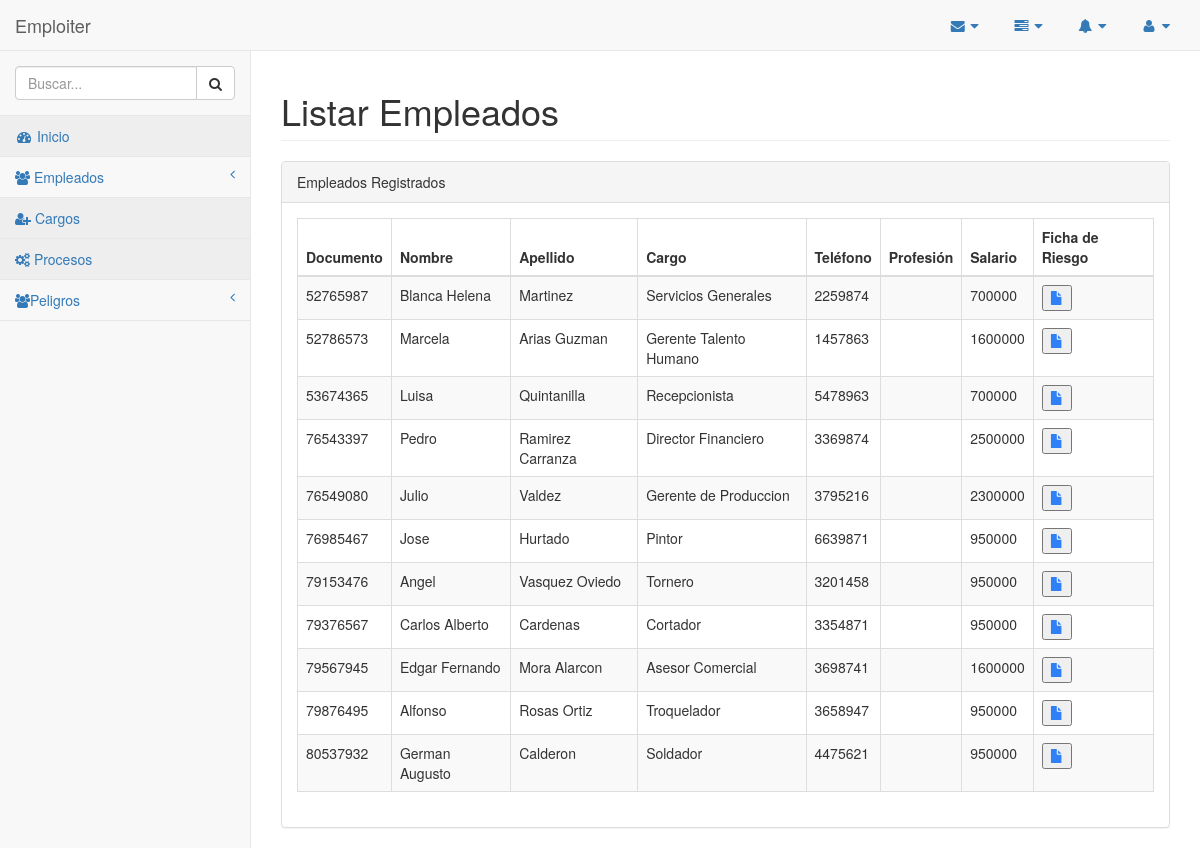
/ctrEmpleado/listarEmpleados, run on an earlier commit of the app's database.
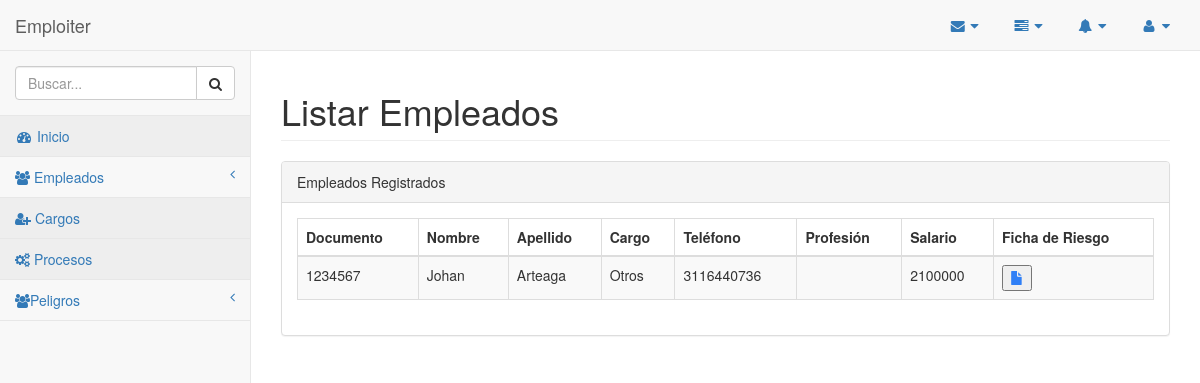
And on a later commit of the database.
### tables this page shows
CREATE TABLE `tbl_empleados` (
  `documento` varchar(20) NOT NULL,
  `id_cargo` int(11) NOT NULL,
  `id_profesion` int(11) NOT NULL,
  `nombre` varchar(40) NOT NULL,
  `apellido` varchar(40) NOT NULL,
  `direccion` varchar(50) NOT NULL,
  `telefono` varchar(30) NOT NULL
);

CREATE TABLE `tbl_cargos` (
  `id_cargo` int(11) NOT NULL,
  `nombre` varchar(50) NOT NULL,
  `salario` double NOT NULL
);

### application/core/controller.php (called while the page is built, shortened)
<?php
class Controller
{
    public $db = null;
    private function openDatabaseConnection()
    {
        $options = array(PDO::ATTR_DEFAULT_FETCH_MODE => PDO::FETCH_ASSOC, PDO::ATTR_ERRMODE => PDO::ERRMODE_WARNING);
        $this->db = new PDO(DB_TYPE . ':host=' . DB_HOST . ';dbname=' . DB_NAME . ';charset=' . DB_CHARSET, DB_USER, DB_PASS, $options);
    }
    public function loadModel($nombreModel)
    {
        return new $nombreModel($this->db);
    }
}

### application/controller/ctrEmpleado.php (called while the page is built, shortened)
<?php
class ctrEmpleado extends Controller
{
private $mdlEmpleado;
	function __construct()
	{
		$this->mdlEmpleado = $this->loadModel("mdlEmpleado");
	}
	public function listarEmpleados(){
		$empleados = $this->mdlEmpleado->listarEmpleados();
		require APP. 'view/_templates/header.php';
		require APP. 'view/empleado/listarEmpleados.php';
		require APP. 'view/_templates/footer.php';
	}
}

### public/index.php (called while the page is built, shortened)
<?php
require APP . 'core/application.php';
require APP . 'core/controller.php';
$app = new Application();

### application/model/mdlEmpleado.php (called while the page is built, shortened)
<?php
class mdlEmpleado
{
    private $db;
    function __construct($db)
    {
        try {
            $this->db = $db;
        } catch (PDOException $e) {
            exit('Database connection could not be established.');
        }
    }
    public function listarEmpleados(){
        $sql = "CALL SP_ListarEmpleados()";
        $query = $this->db->prepare($sql);
        $query->execute();
        return $query->fetchAll();
    }
}

### application/view/empleado/listarEmpleados.php (the view, shortened to what this page needs)
    <div id="page-wrapper">
        <div class="row">
            <div class="col-lg-12">
                <h1 class="page-header">Listar Empleados</h1>
            </div>
        </div>
        <div class="row">
            <div class="col-lg-12">
                <div class="panel panel-default">
                    <div class="panel-heading">
                        Empleados Registrados
                    </div>
                    <div class="panel-body">
                        <div class="dataTable_wrapper">
                            <table width="100%" class="table table-striped table-bordered table-hover" id="dataTables-example">
                                <thead>
                                    <tr>
                                        <th>Documento</th>
                                        <th>Nombre</th>
                                        <th>Apellido</th>
                                        <th>Cargo</th>
                                        <th>Teléfono</th>
                                        <th>Profesión</th>
                                        <th>Salario</th>
                                        <th>Ficha de Riesgo</th>
                                    </tr>
                                </thead>
                                <tbody>
                                <?php foreach ($empleados as $empleado): ?>
                                <tr>
                                    <td><?= $empleado['documento'] ?></td>
                                    <td><?= $empleado['nombre'] ?></td>
                                    <td><?= $empleado['apellido'] ?></td>
                                    <td><?= $empleado['nombre_Cargo'] ?></td>
                                    <td><?= $empleado['telefono'] ?></td>
                                    <td><?= $empleado['profesion'] ?></td>
                                    <td><?= $empleado['salario'] ?></td>
                                    <td><button onclick="cargarFichaRiesgo(this)" data-toggle="modal" data-target="#myModal"><span class="glyphicon glyphicon glyphicon-file" style="color:#2F7FF6"></span></button></td>
                                </tr>
                                <?php endforeach ?>
                                </tbody>
                            </table>
                        </div>
                    </div>
                </div>
            </div>
        </div>
    </div>
</div>

### application/core/application.php (shortened to what this page needs)
<?php
class Application
{
    private $url_controller = null;
    private $url_action = null;
    private $url_params = array();
    public function __construct()
    {
        if (!$this->url_controller) {
            require APP . 'controller/home.php';
            $page = new Home();
            $page->index();
        } elseif (file_exists(APP . 'controller/' . $this->url_controller . '.php')) {
            $this->url_controller = new $this->url_controller();
            if (method_exists($this->url_controller, $this->url_action)) {
                if (!empty($this->url_params)) {
                    call_user_func_array(array($this->url_controller, $this->url_action), $this->url_params);
                } else {
                    $this->url_controller->{$this->url_action}();
                }
            }
        } else {
            header('location: ' . URL . 'error');
        }
    }
    private function splitUrl()
    {
        if (isset($_GET['url'])) {
            $url = trim($_GET['url'], '/');
            $url = filter_var($url, FILTER_SANITIZE_URL);
            $url = explode('/', $url);
            $this->url_controller = isset($url[0]) ? $url[0] : null;
            $this->url_action = isset($url[1]) ? $url[1] : null;
            unset($url[0], $url[1]);
            $this->url_params = array_values($url);
        }
    }
}

### application/view/_templates/header.php (shortened to what this page needs)
<!DOCTYPE html>
<html lang="en">
<head>
    <link href="<?php echo URL; ?>bower_components/bootstrap/dist/css/bootstrap.min.css" rel="stylesheet">
    <link href="<?php echo URL; ?>bower_components/metisMenu/dist/metisMenu.min.css" rel="stylesheet">
    <link href="<?php echo URL; ?>css/sb-admin-2.css" rel="stylesheet">
    <link href="<?php echo URL; ?>font-awesome-4.6.3/css/font-awesome.css" rel="stylesheet">
    <link href="<?php echo URL; ?>css/select2.min.css" rel="stylesheet">
    <link href="<?php echo URL; ?>bower_components/font-awesome/css/font-awesome.min.css" rel="stylesheet" type="text/css">
    <link href="<?php echo URL; ?>bower_components/datatables-plugins/integration/bootstrap/3/dataTables.bootstrap.css" rel="stylesheet">
    <link href="<?php echo URL; ?>bower_components/datatables-responsive/css/dataTables.responsive.css" rel="stylesheet">
    </head>
    <body>
        <div id="wrapper">
            <nav class="navbar navbar-default navbar-static-top" role="navigation" style="margin-bottom: 0">
                <div class="navbar-header">
                    <a class="navbar-brand" href="index.html">Emploiter</a>
                </div>
                <ul class="nav navbar-top-links navbar-right">
                    <li class="dropdown">
                        <a class="dropdown-toggle" data-toggle="dropdown" href="#">
                            <i class="fa fa-envelope fa-fw"></i>  <i class="fa fa-caret-down"></i>
                        </a>
                    </li>
                    <li class="dropdown">
                        <a class="dropdown-toggle" data-toggle="dropdown" href="#">
                            <i class="fa fa-tasks fa-fw"></i>  <i class="fa fa-caret-down"></i>
                        </a>
                    </li>
                    <li class="dropdown">
                        <a class="dropdown-toggle" data-toggle="dropdown" href="#">
                            <i class="fa fa-bell fa-fw"></i>  <i class="fa fa-caret-down"></i>
                        </a>
                    </li>
                    <li class="dropdown">
                        <a class="dropdown-toggle" data-toggle="dropdown" href="#">
                            <i class="fa fa-user fa-fw"></i>  <i class="fa fa-caret-down"></i>
                        </a>
                    </li>
                </ul>
                <div class="navbar-default sidebar" role="navigation">
                    <div class="sidebar-nav navbar-collapse">
                        <ul class="nav in" id="side-menu">
                            <li class="sidebar-search">
                                <div class="input-group custom-search-form">
                                    <input type="text" class="form-control" placeholder="Buscar...">
                                    <span class="input-group-btn">
                                        <button class="btn btn-default" type="button">
                                            <i class="fa fa-search"></i>
                                        </button>
                                    </span>
                                </div>
                            </li>
                            <li>
                                <a class="active" href="<?= URL ?>home/index"><i class="fa fa-dashboard fa-fw"></i> Inicio</a>
                            </li>
                            <li>
                                <a href="#"><i class="fa fa-users"></i> Empleados<span class="fa arrow"></span></a>
                            </li>
                            <li>
                                <a class="active" href="<?= URL ?>ctrCargo/registrarCargo"><i class="fa fa-user-plus"></i>  Cargos</a>
                            </li>
                            <li>
                                <a class="active" href="<?= URL ?>ctrProceso/registrarProceso"><i class="fa fa-cogs"></i>  Procesos</a>
                            </li>
                            <li>
                                <a href="#"><i class="fa fa-users"></i>Peligros<span class="fa arrow"></span></a>
                            </li>
                        </ul>
                    </div>
                </div>
            </nav>

### application/view/cargo/contentBox.php (shortened to what this page needs)
<!DOCTYPE html>
<html>
<head>
</head>
<body>
</body>
</html>

### application/view/_templates/footer.php (shortened to what this page needs)
    <?php require APP.'view/Cargo/contentBox.php';?>
</body>
</html>

### public/css/sb-admin-2.css (style rules this page uses)
body { background-color: #f8f8f8; }
#wrapper { width: 100%; }
#page-wrapper { padding: 0 15px; min-height: 568px; background-color: #fff; }
@media (min-width:768px) { #page-wrapper { position: inherit; margin: 0 0 0 250px; padding: 0 30px; border-left: 1px solid #e7e7e7; } }
.navbar-top-links { margin-right: 0; }
.navbar-top-links li { display: inline-block; }
.navbar-top-links li:last-child { margin-right: 15px; }
.navbar-top-links li a { padding: 15px; min-height: 50px; }
.sidebar .sidebar-nav.navbar-collapse { padding-right: 0; padding-left: 0; }
.sidebar .sidebar-search { padding: 15px; }
.sidebar ul li { border-bottom: 1px solid #e7e7e7; }
.sidebar ul li a.active { background-color: #eee; }
.sidebar .arrow { float: right; }
.sidebar .fa.arrow:before { content: "\f104"; }
@media (min-width:768px) { .sidebar { z-index: 1; position: absolute; width: 250px; margin-top: 51px; } }

What changed in the data, as far as the page shows it:
removed tbl_empleados: documento "52765987", nombre "Blanca Helena", apellido "Martinez", id_cargo.nombre "Servicios Generales", telefono "2259874", id_cargo.salario "700000"
removed tbl_empleados: documento "52786573", nombre "Marcela", apellido "Arias Guzman", id_cargo.nombre "Gerente Talento Humano", telefono "1457863", id_cargo.salario "1600000"
removed tbl_empleados: documento "53674365", nombre "Luisa", apellido "Quintanilla", id_cargo.nombre "Recepcionista", telefono "5478963", id_cargo.salario "700000"
removed tbl_empleados: documento "76543397", nombre "Pedro", apellido "Ramirez Carranza", id_cargo.nombre "Director Financiero", telefono "3369874", id_cargo.salario "2500000"
removed tbl_empleados: documento "76549080", nombre "Julio", apellido "Valdez", id_cargo.nombre "Gerente de Produccion", telefono "3795216", id_cargo.salario "2300000"
removed tbl_empleados: documento "76985467", nombre "Jose", apellido "Hurtado", id_cargo.nombre "Pintor", telefono "6639871", id_cargo.salario "950000"
removed tbl_empleados: documento "79153476", nombre "Angel", apellido "Vasquez Oviedo", id_cargo.nombre "Tornero", telefono "3201458", id_cargo.salario "950000"
removed tbl_empleados: documento "79376567", nombre "Carlos Alberto", apellido "Cardenas", id_cargo.nombre "Cortador", telefono "3354871", id_cargo.salario "950000"
removed tbl_empleados: documento "79567945", nombre "Edgar Fernando", apellido "Mora Alarcon", id_cargo.nombre "Asesor Comercial", telefono "3698741", id_cargo.salario "1600000"
removed tbl_empleados: documento "79876495", nombre "Alfonso", apellido "Rosas Ortiz", id_cargo.nombre "Troquelador", telefono "3658947", id_cargo.salario "950000"
removed tbl_empleados: documento "80537932", nombre "German Augusto", apellido "Calderon", id_cargo.nombre "Soldador", telefono "4475621", id_cargo.salario "950000"
added tbl_empleados: documento "1234567", nombre "Johan", apellido "Arteaga", id_cargo.nombre "Otros", telefono "3116440736", id_cargo.salario "2100000"
